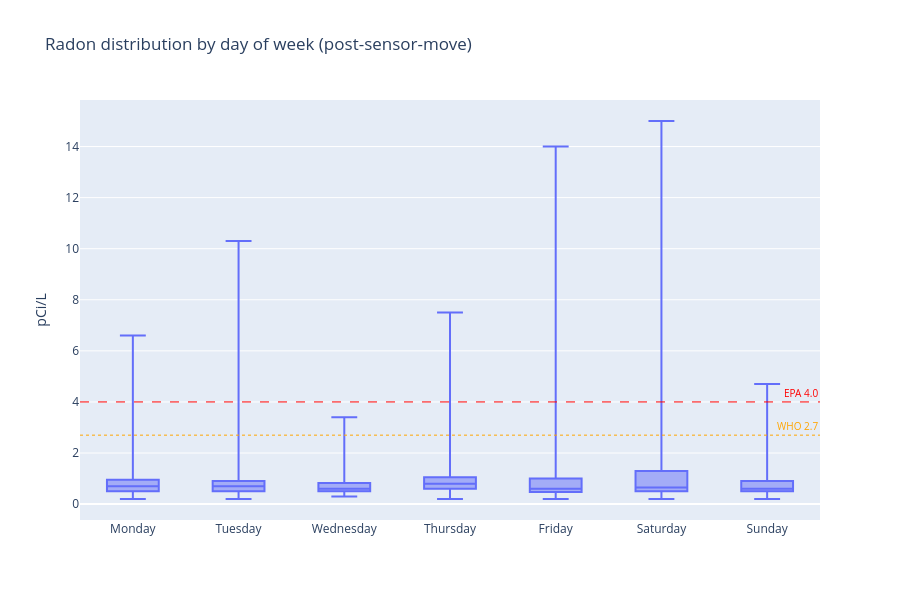

Here is the notebook cell this chart was saved with:
### Markdown cell above
## Day-of-week pattern

### Code cell
by_dow = df_post.copy()
by_dow['dow'] = by_dow.index.day_name()
dow_order = ['Monday', 'Tuesday', 'Wednesday', 'Thursday', 'Friday', 'Saturday', 'Sunday']

fig = px.box(by_dow, x='dow', y='radon', points=False,
             category_orders={'dow': dow_order},
             title='Radon distribution by day of week (post-sensor-move)',
             labels={'radon': 'pCi/L', 'dow': ''})
annotate(fig)
fig.show()

### Figure 1 — Plotly figure (JSON) as saved in the notebook; plotly's stock layout.template omitted (floating-point values rounded to 4 significant figures; data arrays with more than 128 entries replaced by an {"elided": "..."} marker saying what was removed)
{"data": [{"alignmentgroup": "True", "boxpoints": false, "hovertemplate": "=%{x}<br>pCi/L=%{y}<extra></extra>", "legendgroup": "", "marker": {"color": "#636efa"}, "name": "", "notched": false, "offsetgroup": "", "orientation": "v", "showlegend": false, "type": "box", "x": {"elided": "532 str values"}, "x0": " ", "xaxis": "x", "y": {"elided": "532 float values"}, "y0": " ", "yaxis": "y"}], "layout": {"annotations": [{"font": {"color": "red", "size": 10}, "showarrow": false, "text": "EPA 4.0", "x": 1, "xanchor": "right", "xref": "x domain", "y": 4, "yanchor": "bottom", "yref": "y"}, {"font": {"color": "orange", "size": 10}, "showarrow": false, "text": "WHO 2.7", "x": 1, "xanchor": "right", "xref": "x domain", "y": 2.7, "yanchor": "bottom", "yref": "y"}], "boxmode": "group", "height": 600, "legend": {"tracegroupgap": 0}, "shapes": [{"line": {"color": "red", "dash": "dash", "width": 1}, "type": "line", "x0": 0, "x1": 1, "xref": "x domain", "y0": 4, "y1": 4, "yref": "y"}, {"line": {"color": "orange", "dash": "dot", "width": 1}, "type": "line", "x0": 0, "x1": 1, "xref": "x domain", "y0": 2.7, "y1": 2.7, "yref": "y"}], "title": {"text": "Radon distribution by day of week (post-sensor-move)"}, "xaxis": {"anchor": "y", "categoryarray": ["Monday", "Tuesday", "Wednesday", "Thursday", "Friday", "Saturday", "Sunday"], "categoryorder": "array", "domain": [0, 1], "title": {"text": ""}}, "yaxis": {"anchor": "x", "domain": [0, 1], "title": {"text": "pCi/L"}}}}
